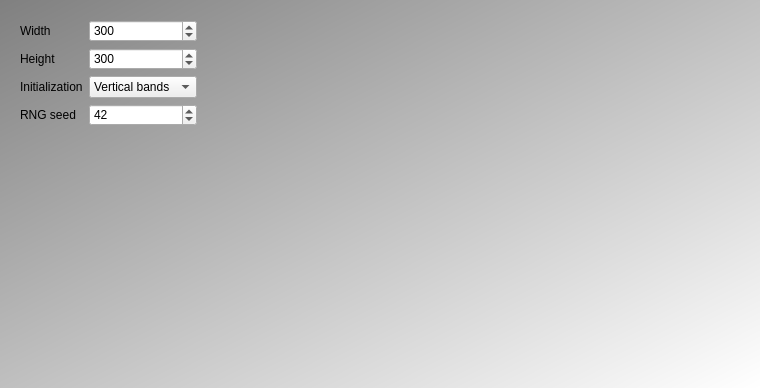
<?xml version="1.0" encoding="UTF-8"?>
<ui version="4.0">
 <class>QtPaperRockScissorsMainDialog</class>
 <widget class="QDialog" name="QtPaperRockScissorsMainDialog">
  <property name="geometry">
   <rect>
    <x>0</x>
    <y>0</y>
    <width>760</width>
    <height>388</height>
   </rect>
  </property>
  <property name="windowTitle">
   <string>PaperRockScissors</string>
  </property>
  <property name="styleSheet">
   <string notr="true">QDialog { 
background-color: qlineargradient(x1: 0, y1: 0, x2: 1, y2: 1, stop: 0  #808080, stop: 1 #ffffff);
}
QPushButton { background-color: rgb(255, 255, 255);  }
QPushButton { color: rgb(0,0,0); }
QPushButton { font: 48px, &quot;monospace&quot; }</string>
  </property>
  <layout class="QHBoxLayout" name="horizontalLayout">
   <item>
    <widget class="QWidget" name="widget_parameters" native="true">
     <property name="sizePolicy">
      <sizepolicy hsizetype="Maximum" vsizetype="Preferred">
       <horstretch>0</horstretch>
       <verstretch>0</verstretch>
      </sizepolicy>
     </property>
     <layout class="QGridLayout" name="gridLayout">
      <item row="0" column="0">
       <widget class="QLabel" name="label_width">
        <property name="text">
         <string>Width</string>
        </property>
       </widget>
      </item>
      <item row="2" column="0">
       <widget class="QLabel" name="label_initialization_type">
        <property name="text">
         <string>Initialization</string>
        </property>
       </widget>
      </item>
      <item row="1" column="0">
       <widget class="QLabel" name="label_height">
        <property name="text">
         <string>Height</string>
        </property>
       </widget>
      </item>
      <item row="1" column="1">
       <widget class="QSpinBox" name="box_height">
        <property name="minimum">
         <number>15</number>
        </property>
        <property name="maximum">
         <number>10000</number>
        </property>
        <property name="value">
         <number>300</number>
        </property>
       </widget>
      </item>
      <item row="2" column="1">
       <widget class="QComboBox" name="box_initialization_type">
        <property name="currentIndex">
         <number>1</number>
        </property>
        <item>
         <property name="text">
          <string>Random</string>
         </property>
        </item>
        <item>
         <property name="text">
          <string>Vertical bands</string>
         </property>
        </item>
       </widget>
      </item>
      <item row="0" column="1">
       <widget class="QSpinBox" name="box_width">
        <property name="minimum">
         <number>15</number>
        </property>
        <property name="maximum">
         <number>10000</number>
        </property>
        <property name="value">
         <number>300</number>
        </property>
       </widget>
      </item>
      <item row="4" column="0">
       <spacer name="verticalSpacer">
        <property name="orientation">
         <enum>Qt::Vertical</enum>
        </property>
        <property name="sizeHint" stdset="0">
         <size>
          <width>20</width>
          <height>40</height>
         </size>
        </property>
       </spacer>
      </item>
      <item row="3" column="0">
       <widget class="QLabel" name="label_rng_seed">
        <property name="text">
         <string>RNG seed</string>
        </property>
       </widget>
      </item>
      <item row="3" column="1">
       <widget class="QSpinBox" name="box_rng_seed">
        <property name="maximum">
         <number>10000</number>
        </property>
        <property name="value">
         <number>42</number>
        </property>
       </widget>
      </item>
     </layout>
    </widget>
   </item>
   <item>
    <widget class="QWidget" name="widget_grid" native="true">
     <property name="sizePolicy">
      <sizepolicy hsizetype="Minimum" vsizetype="Preferred">
       <horstretch>0</horstretch>
       <verstretch>0</verstretch>
      </sizepolicy>
     </property>
     <layout class="QGridLayout" name="gridLayout_2"/>
    </widget>
   </item>
  </layout>
 </widget>
 <tabstops>
  <tabstop>box_width</tabstop>
  <tabstop>box_height</tabstop>
  <tabstop>box_initialization_type</tabstop>
 </tabstops>
 <resources/>
 <connections/>
</ui>
